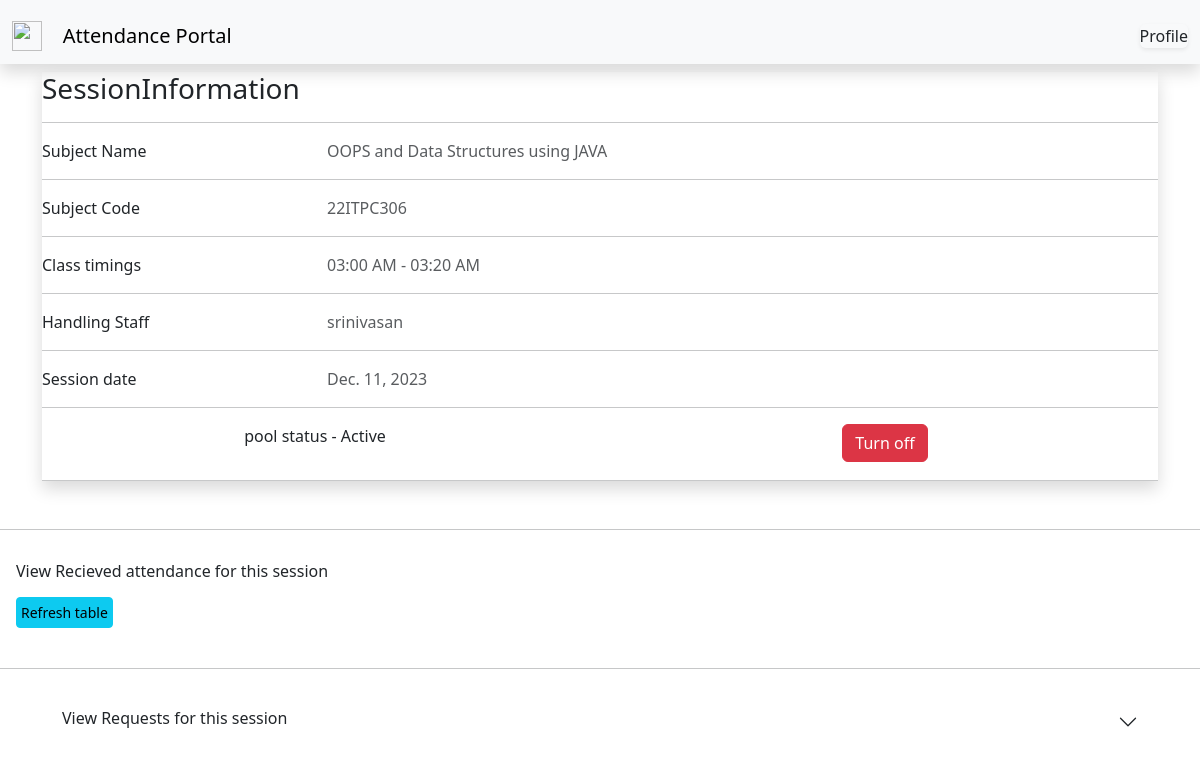
Before: /Staffs/view/pool/8/ with the older database file.
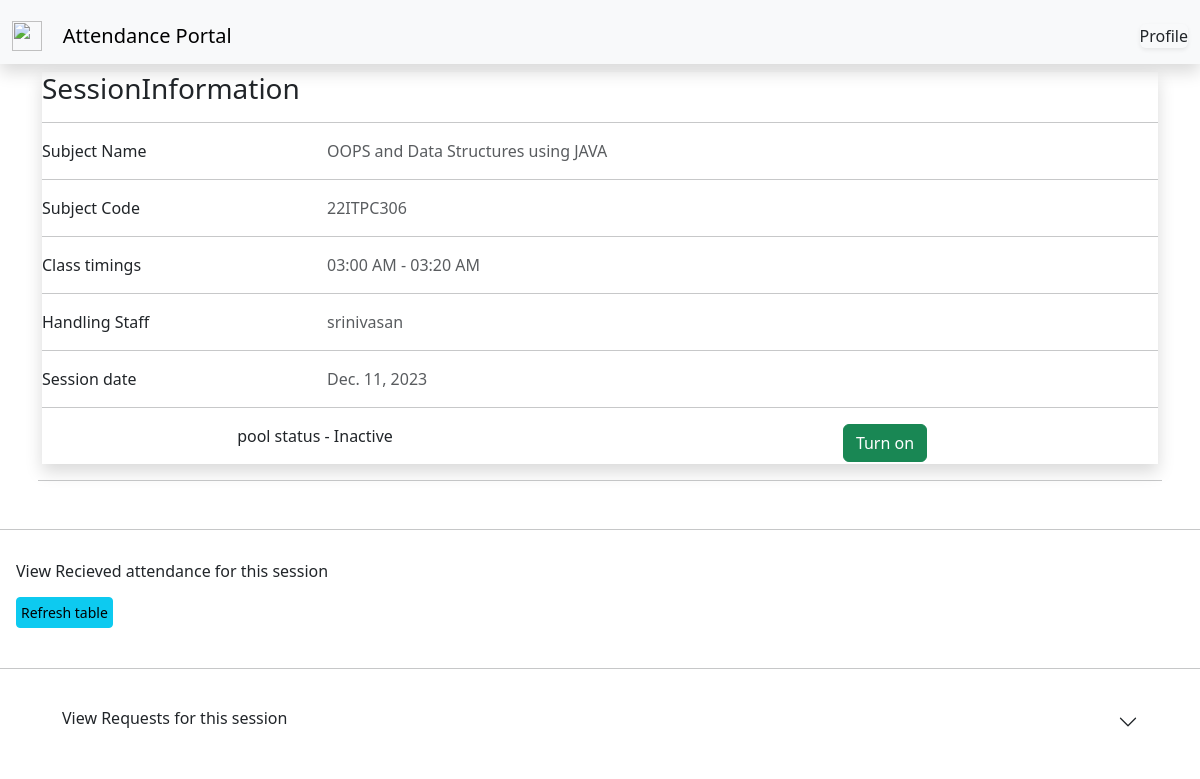
After: the same page with the newer database file.
### staff/views.py (the view)
# urls.py: path('view/pool/<int:pk>/',staffs_pool_view.as_view(),name = "staffs_pool_view"),
class staffs_pool_view(View):
    def get(self, request, *args, **kwargs):
        pk = kwargs.get('pk')
        current_pool = attendance_pool.objects.get(id = pk)
        result_data = attendance.objects.filter(pool = current_pool)
        template_name = "staff_pool_view.html"
        return render(request,template_name, {"pool":current_pool,"result_data":result_data})

### user/models.py (called while the page is built)
    def duration_display(self):
        start_time_display = self.start_time.strftime('%I:%M %p')  # %I for 12-hour format, %p for AM/PM
        end_time_display = self.end_time.strftime('%I:%M %p')
        return f"{start_time_display} - {end_time_display}"

### templates/staff_pool_view.html (shortened to what this page needs)
{% extends 'base.html' %}
{% block jsscript %}
<link rel="stylesheet" href="https://cdn.datatables.net/1.13.7/css/jquery.dataTables.css" />
{% endblock %}
{% block login %}
    <a class="nav-item nav-link ml-3 pl-2 btn btn-light rounded-lg border-info shadow-sm" href="{% url 'staffs' %}">Profile</a>
{% endblock %}
{% block content %}
<div class ="container  mr-3 mt-1 p-2  rounded">
  <div class="card-body mx-1 mt-1 shadow">
    <h1 class="h3 mb-2 font-weight-normal card-title">SessionInformation</h1>
    <hr>
    <div class="row">
      <div class="col-sm-3">
        <p class="mb-0">Subject Name</p>
      </div>
      <div class="col-sm-9">
        <p class="text-muted mb-0">{{pool.subject.subject_name}}</p>
      </div>
    </div>
    <hr>
    <div class="row">
      <div class="col-sm-3">
        <p class="mb-0">Subject Code</p>
      </div>
      <div class="col-sm-9">
        <p class="text-muted mb-0">{{pool.subject.subject_code}}</p>
      </div>
    </div>
    <hr>
    <div class="row">
      <div class="col-sm-3">
        <p class="mb-0">Class timings</p>
      </div>
      <div class="col-sm-9">
        <p class="text-muted mb-0">{{pool.duration_display}}</p>
      </div>
    </div>
    <hr>
    <div class="row">
      <div class="col-sm-3">
        <p class="mb-0">Handling Staff</p>
      </div>
      <div class="col-sm-9">
        <p class="text-muted mb-0">{{pool.subject.handling_staff.username}}</p>
      </div>
    </div>
    <hr>
    <div class="row">
      <div class="col-sm-3">
        <p class="mb-0">Session date</p>
      </div>
      <div class="col-sm-9">
        <p class="text-muted mb-0">{{pool.datefield}}</p>
      </div>
    </div>
    <hr>
    {% if pool.is_alive %}
      <div class="row text-center">
        <div class="col-sm-6">
          <p class="mb-3 font-serif">pool status - Active</p>
        </div>
        <div class="col-sm-6">
          <p class="text-muted mb-0"><a class = "btn btn-danger" href="{% url 'turnoff' pk=pool.id %}">Turn off</a></p>
        </div>
      </div>
    <hr>
  </div>
  {% else %}
    <div class="row text-center">
      <div class="col-sm-6">
        <p class="mb-3 font-serif">pool status - Inactive</p>
      </div>
      <div class="col-sm-6">
        <p class="text-muted mb-0"><a class = "btn btn-success" href="{% url 'turnon' pk=pool.id %}">Turn on</a></p>
      </div>
    </div>
    </div>
  <hr>
  </div>
  {% endif %}
</div>
<hr class = "shadow my-4">
    <div class = "container my-3 mx-2 p-2" id = "attendance table">
      <div class = "mb-3">
        <h6 class="font-weight-normal font-serif">View Recieved attendance for this session</h6>
      </div>
      <button id = "refresh-data" class = "btn btn-sm btn-info p-1">Refresh table</button>
    </div>
<hr class = "shadow my-4">
<div id = "requestSection" class = "container my-3  text-start">
    <div class="accordion accordion-flush" id="accordionFlushExample">
      <div class="accordion-item">
        <h2 class="accordion-header" id="flush-headingOne">
          <button class="accordion-button collapsed" type="button" data-bs-toggle="collapse" data-bs-target="#flush-collapseOne" aria-expanded="false" aria-controls="flush-collapseOne">
            <h6 class="font-weight-normal">View Requests for this session</h6>
          </button>
        </h2>
      </div>
    </div>
</div>
{% endblock %}

Changed rows visible on the page:
changed attendance_pool "03:00 AM - 03:20 AM": is_alive True → False (drawn)
Other visible differences:
text no longer shown: "pool status - Active Turn off"
text now shown: "pool status - Inactive Turn on"
